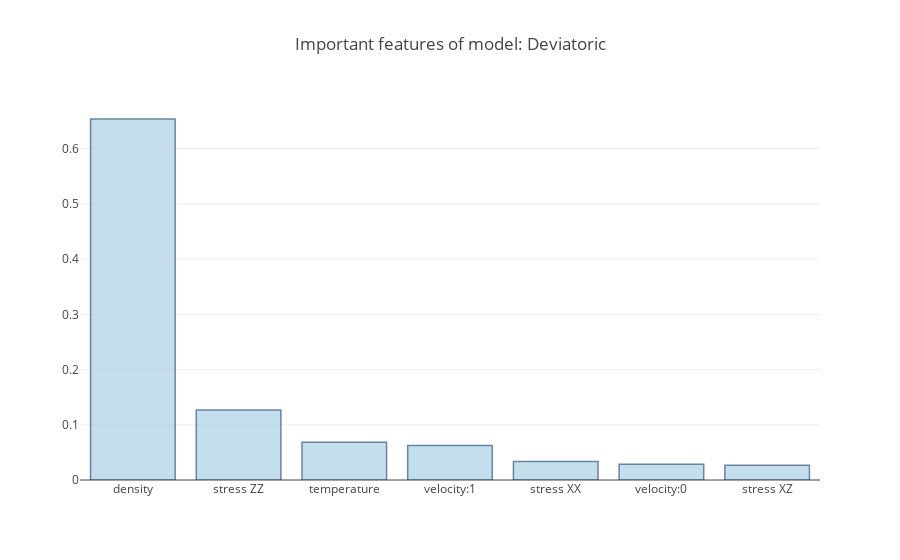
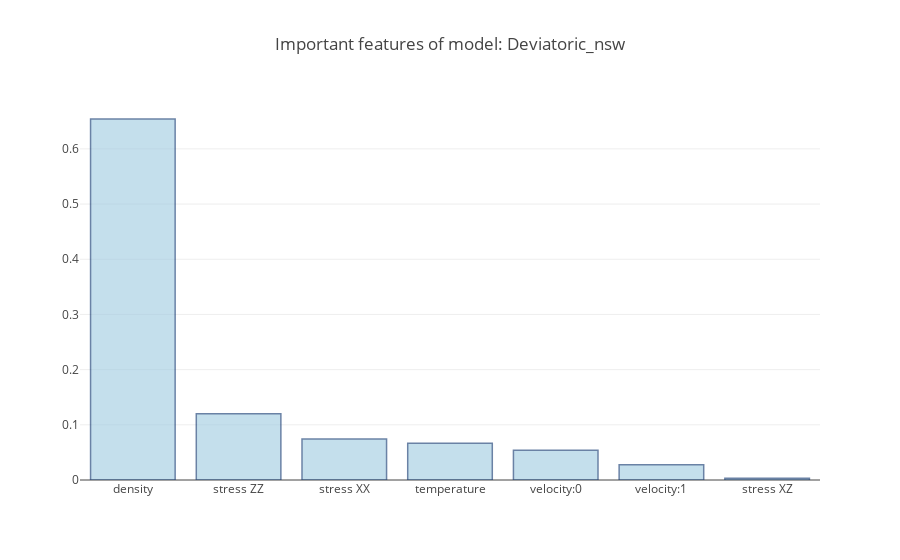
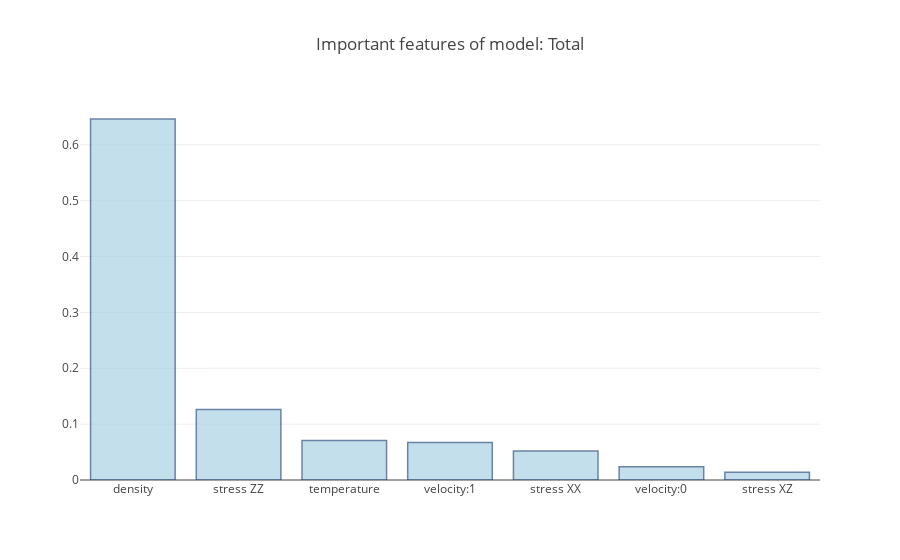
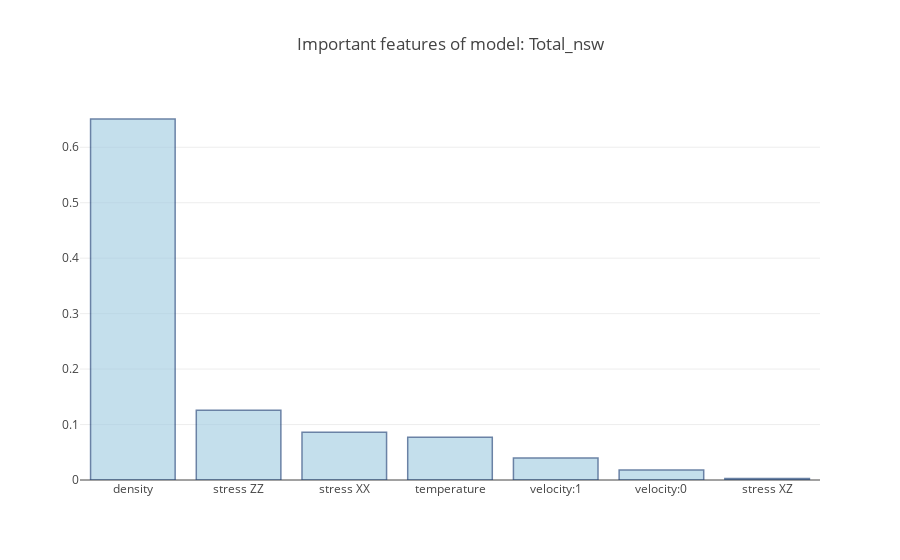

Notebook cell for these charts, in order:
### Code cell
models = []
ypreds = []
for i, model_name in enumerate(models_name):
    model = rfc.fit(xtrains[i][0], ytrains[i])
    models.append(model)
    ypreds.append(models[i].predict(xtests[i][0]))
    plot_important_features(model_name, df_deviatoric, model)
    print('Finished building model: {}'.format(model_name))

### Figure 1 — Plotly figure (JSON) as saved in the notebook; plotly's stock layout.template omitted (floating-point values rounded to 4 significant figures; data arrays with more than 128 entries replaced by an {"elided": "..."} marker saying what was removed)
{"data": [{"marker": {"color": "rgb(158,202,225)", "line": {"color": "rgb(8,48,107)", "width": 1.5}}, "opacity": 0.6, "type": "bar", "x": ["density", "stress ZZ", "temperature", "velocity:1", "stress XX", "velocity:0", "stress XZ"], "y": {"elided": "700 float values"}}], "layout": {"title": "Important features of model: Deviatoric"}}

### Figure 2 — Plotly figure (JSON) as saved in the notebook; plotly's stock layout.template omitted (floating-point values rounded to 4 significant figures; data arrays with more than 128 entries replaced by an {"elided": "..."} marker saying what was removed)
{"data": [{"marker": {"color": "rgb(158,202,225)", "line": {"color": "rgb(8,48,107)", "width": 1.5}}, "opacity": 0.6, "type": "bar", "x": ["density", "stress ZZ", "stress XX", "temperature", "velocity:0", "velocity:1", "stress XZ"], "y": {"elided": "700 float values"}}], "layout": {"title": "Important features of model: Deviatoric_nsw"}}

### Figure 3 — Plotly figure (JSON) as saved in the notebook; plotly's stock layout.template omitted (floating-point values rounded to 4 significant figures; data arrays with more than 128 entries replaced by an {"elided": "..."} marker saying what was removed)
{"data": [{"marker": {"color": "rgb(158,202,225)", "line": {"color": "rgb(8,48,107)", "width": 1.5}}, "opacity": 0.6, "type": "bar", "x": ["density", "stress ZZ", "temperature", "velocity:1", "stress XX", "velocity:0", "stress XZ"], "y": {"elided": "700 float values"}}], "layout": {"title": "Important features of model: Total"}}

### Figure 4 — Plotly figure (JSON) as saved in the notebook; plotly's stock layout.template omitted (floating-point values rounded to 4 significant figures; data arrays with more than 128 entries replaced by an {"elided": "..."} marker saying what was removed)
{"data": [{"marker": {"color": "rgb(158,202,225)", "line": {"color": "rgb(8,48,107)", "width": 1.5}}, "opacity": 0.6, "type": "bar", "x": ["density", "stress ZZ", "stress XX", "temperature", "velocity:1", "velocity:0", "stress XZ"], "y": {"elided": "700 float values"}}], "layout": {"title": "Important features of model: Total_nsw"}}
